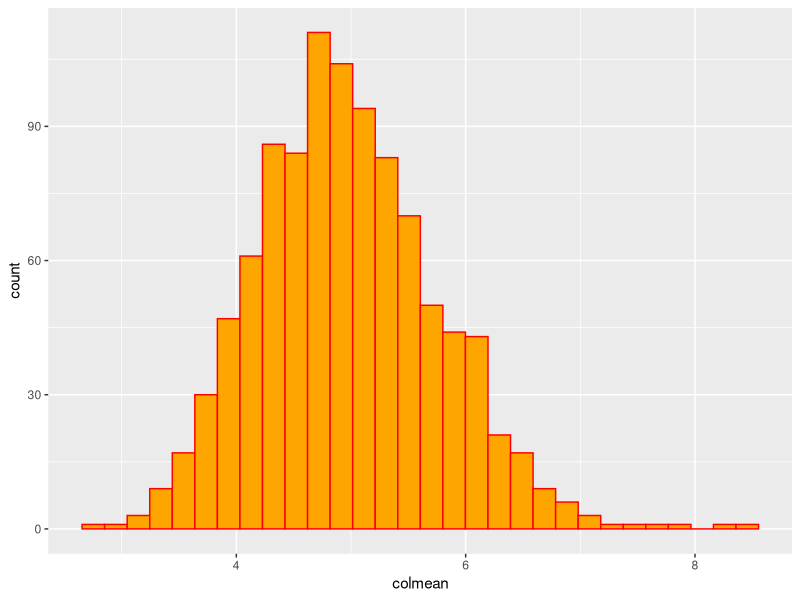
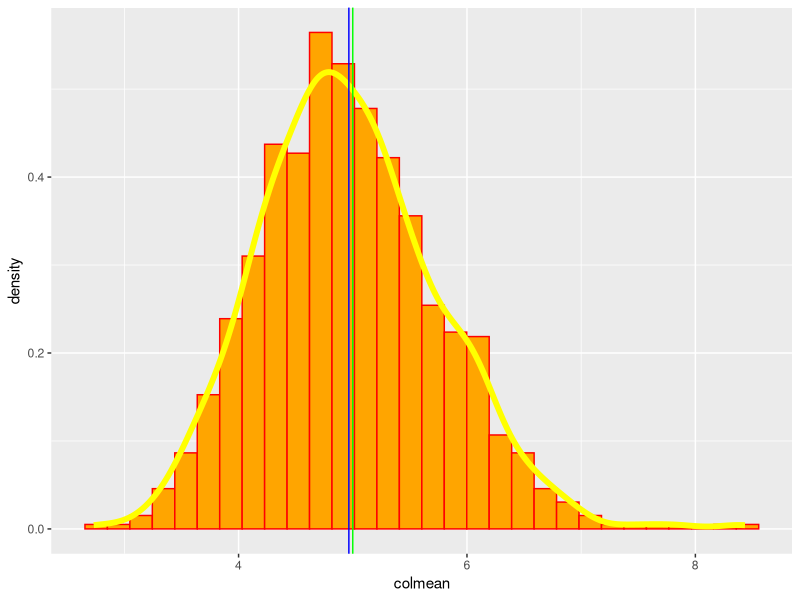
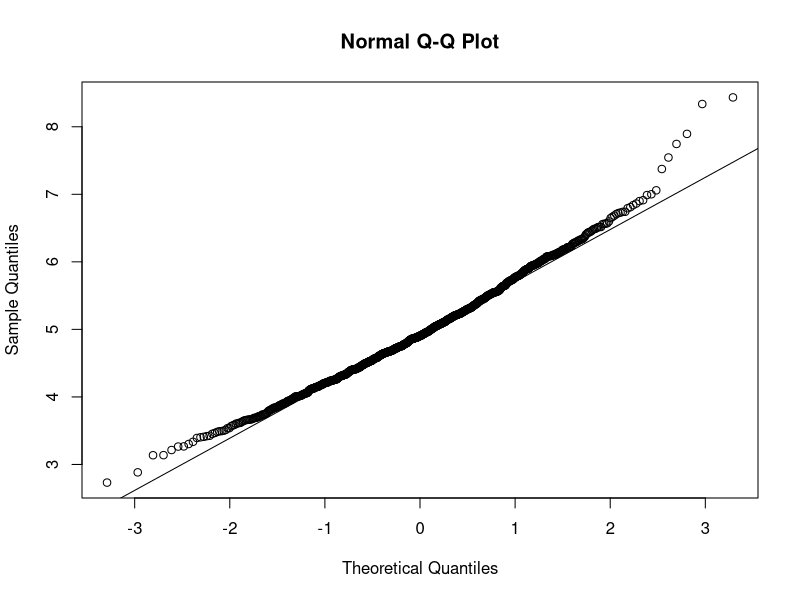

These figures' R source, in order:
## ---- chunk 1
set.seed(233)
lambda<-0.2
sims<-1000
n<-40
rexps <- replicate(sims, rexp(n, lambda))
colmean <- apply(rexps, 2, mean)

## ---- chunk 2
samplemean<- mean(colmean)
samplemean
## ---- chunk 3
samplevar<-var(colmean)
samplevar
## ---- chunk 4
library(ggplot2)
g <- ggplot(data.frame(colmean), aes(x = colmean))+geom_histogram(fill = "orange", color = "red")
print(g)
## ---- chunk 5
 g <- ggplot(data.frame(colmean), aes(x = colmean))+
  geom_histogram(aes(y=..density..), color="red", fill = "orange")+
geom_density(colour="yellow", size=2)+
  geom_vline(xintercept = mean(colmean), color = "blue")+
  geom_vline(xintercept = 5, color = "green")
print(g)
## ---- chunk 6
qqnorm(colmean)
qqline(colmean)
